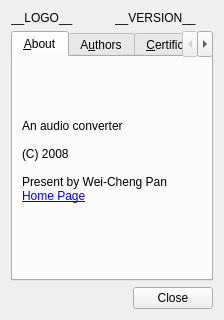
<?xml version="1.0" encoding="UTF-8"?>
<ui version="4.0">
 <class>AboutWidget</class>
 <widget class="QWidget" name="AboutWidget">
  <property name="geometry">
   <rect>
    <x>0</x>
    <y>0</y>
    <width>224</width>
    <height>320</height>
   </rect>
  </property>
  <property name="windowTitle">
   <string>About Khopper</string>
  </property>
  <layout class="QVBoxLayout" name="verticalLayout">
   <item>
    <layout class="QHBoxLayout" name="horizontalLayout">
     <item>
      <widget class="QLabel" name="logo">
       <property name="text">
        <string notr="true">__LOGO__</string>
       </property>
      </widget>
     </item>
     <item>
      <widget class="QLabel" name="version">
       <property name="text">
        <string notr="true">__VERSION__</string>
       </property>
      </widget>
     </item>
    </layout>
   </item>
   <item>
    <widget class="QTabWidget" name="tabWidget">
     <property name="currentIndex">
      <number>0</number>
     </property>
     <widget class="QWidget" name="tab">
      <attribute name="title">
       <string>&amp;About</string>
      </attribute>
      <layout class="QGridLayout" name="gridLayout">
       <item row="0" column="0">
        <widget class="QLabel" name="label_3">
         <property name="text">
          <string>An audio converter&lt;br/&gt;
&lt;br/&gt;
(C) 2008&lt;br/&gt;
&lt;br/&gt;
Present by Wei-Cheng Pan&lt;br/&gt;
&lt;a href=\&quot;http://legnaleurc.blogspot.com/search/label/Khopper\&quot;&gt;Home Page&lt;/a&gt;&lt;br/&gt;</string>
         </property>
         <property name="textFormat">
          <enum>Qt::RichText</enum>
         </property>
        </widget>
       </item>
      </layout>
     </widget>
     <widget class="QWidget" name="tab_2">
      <attribute name="title">
       <string>A&amp;uthors</string>
      </attribute>
      <layout class="QGridLayout" name="gridLayout_4">
       <item row="0" column="0">
        <widget class="QScrollArea" name="scrollArea">
         <property name="widgetResizable">
          <bool>true</bool>
         </property>
         <widget class="QWidget" name="scrollAreaWidgetContents">
          <property name="geometry">
           <rect>
            <x>0</x>
            <y>0</y>
            <width>203</width>
            <height>224</height>
           </rect>
          </property>
          <layout class="QGridLayout" name="gridLayout_2">
           <item row="0" column="0">
            <widget class="QLabel" name="label_4">
             <property name="text">
              <string>Wei-Cheng Pan&lt;br/&gt;
&amp;nbsp;&amp;nbsp;&amp;nbsp;&amp;nbsp;&lt;a href=&quot;http://legnaleurc.blogspot.com&quot;&gt;http://legnaleurc.blogspot.com&lt;/a&gt;&lt;br/&gt;
&amp;nbsp;&amp;nbsp;&amp;nbsp;&amp;nbsp;&lt;a href=&quot;mailto:legnaleurc@gmail.com&quot;&gt;legnaleurc@gmail.com&lt;/a&gt;&lt;br/&gt;
&lt;br/&gt;
Meng-Lin Jhuang&lt;br/&gt;
&lt;br/&gt;
Jheng-Syuan Lin&lt;br/&gt;
&lt;br/&gt;
Zih-Jie Jhou&lt;br/&gt;
&lt;br/&gt;
Wei-Ru Zeng&lt;br/&gt;
&lt;br/&gt;</string>
             </property>
             <property name="textFormat">
              <enum>Qt::RichText</enum>
             </property>
            </widget>
           </item>
          </layout>
         </widget>
        </widget>
       </item>
      </layout>
     </widget>
     <widget class="QWidget" name="tab_3">
      <attribute name="title">
       <string>&amp;Certification</string>
      </attribute>
      <layout class="QGridLayout" name="gridLayout_3">
       <item row="0" column="0">
        <widget class="QLabel" name="label_5">
         <property name="text">
          <string/>
         </property>
         <property name="pixmap">
          <pixmap resource="../../main.qrc">:/share/pixmap/womm.png</pixmap>
         </property>
        </widget>
       </item>
      </layout>
     </widget>
    </widget>
   </item>
   <item>
    <widget class="QDialogButtonBox" name="buttonBox">
     <property name="standardButtons">
      <set>QDialogButtonBox::Close</set>
     </property>
    </widget>
   </item>
  </layout>
 </widget>
 <resources>
  <include location="../../main.qrc"/>
 </resources>
 <connections>
  <connection>
   <sender>buttonBox</sender>
   <signal>rejected()</signal>
   <receiver>AboutWidget</receiver>
   <slot>hide()</slot>
   <hints>
    <hint type="sourcelabel">
     <x>84</x>
     <y>305</y>
    </hint>
    <hint type="destinationlabel">
     <x>92</x>
     <y>372</y>
    </hint>
   </hints>
  </connection>
 </connections>
</ui>
